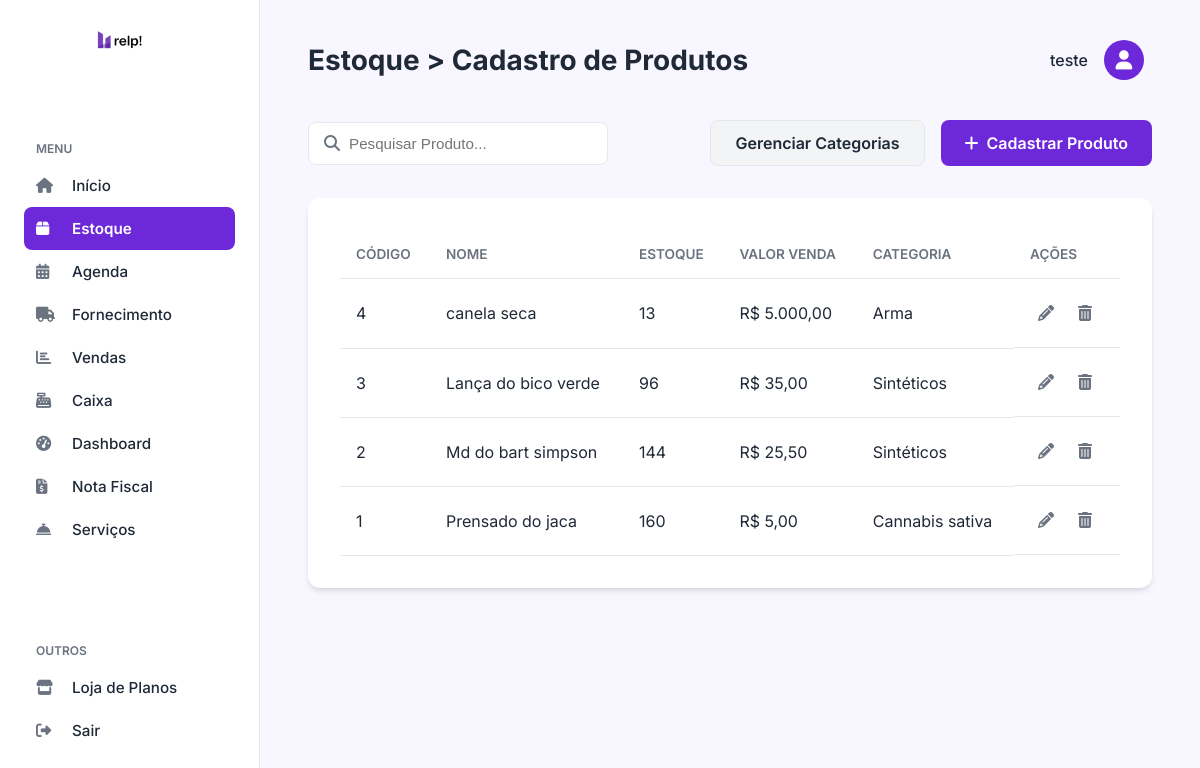
The page /estoque.php (signed in) on the database as committed earlier.
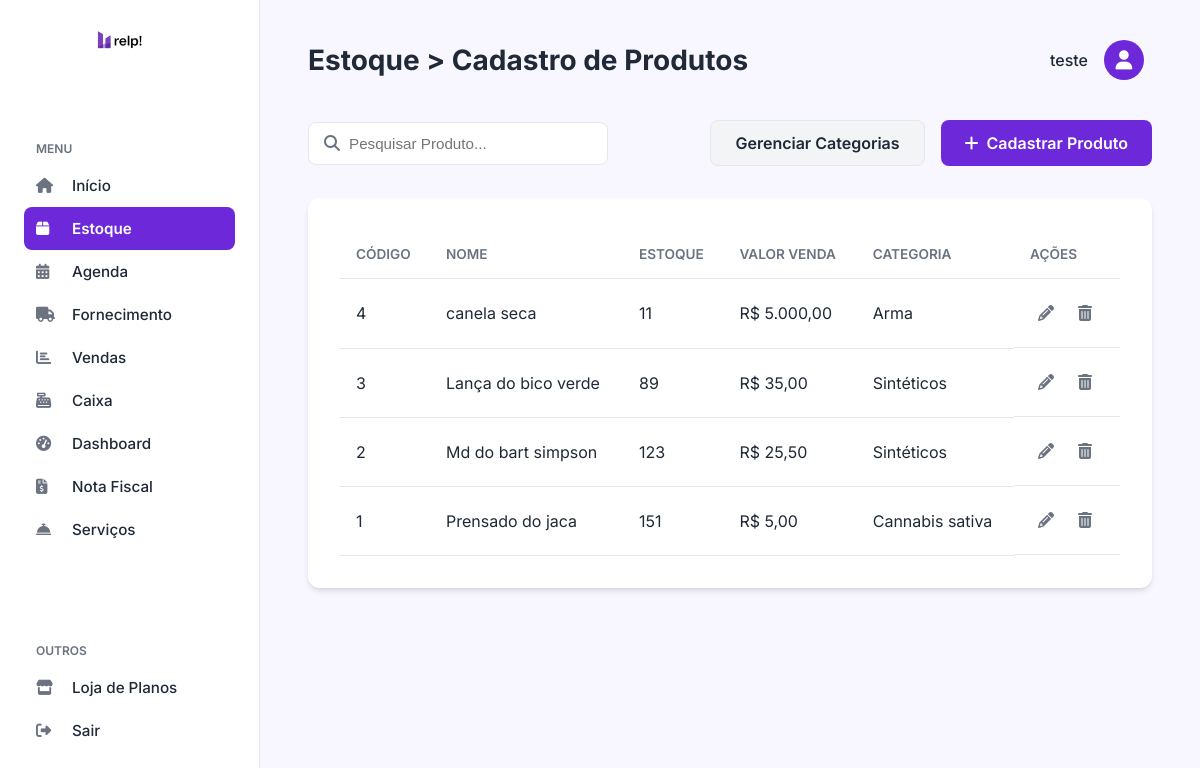
The same page on the database as committed later.
### tables this page shows
CREATE TABLE `produtos` (
  `id` int(11) NOT NULL,
  `codigo_barras` varchar(255) DEFAULT NULL,
  `nome` varchar(255) NOT NULL,
  `especificacao` text DEFAULT NULL,
  `quantidade_estoque` int(11) NOT NULL DEFAULT 0,
  `quantidade_minima` int(11) NOT NULL DEFAULT 5,
  `valor_compra` decimal(10,2) NOT NULL,
  `valor_venda` decimal(10,2) NOT NULL,
  `categoria_id` int(11) DEFAULT NULL,
  `fornecedor_id` int(11) DEFAULT NULL,
  `data_cadastro` timestamp NOT NULL DEFAULT current_timestamp(),
  `status` varchar(20) NOT NULL DEFAULT 'ativo'
);

CREATE TABLE `categorias` (
  `id` int(11) NOT NULL,
  `nome` varchar(100) NOT NULL
);

### estoque.php (the view, shortened to what the changed rows need)
<?php
include_once('config.php');
$produtos = [];
$erro_busca = null;
try {
    $stmt_produtos = $pdo->prepare("SELECT p.*, c.nome as categoria_nome FROM produtos p LEFT JOIN categorias c ON p.categoria_id = c.id WHERE p.status = 'ativo' ORDER BY p.nome ASC");
    $stmt_produtos->execute();
    $produtos = $stmt_produtos->fetchAll(PDO::FETCH_ASSOC);
} catch (PDOException $e) {
    $erro_busca = "Erro ao buscar dados: " . $e->getMessage();
}
?>
<!DOCTYPE html>
<html lang="pt-br">
<head>
    <link rel="stylesheet" href="https://cdnjs.cloudflare.com/ajax/libs/font-awesome/6.4.0/css/all.min.css">
    <link rel="stylesheet" href="css/sistema.css">
    <link rel="stylesheet" href="css/estoque.css">
</head>
<body>
    <main class="main-content">
        <header class="main-header">
            <h2>Estoque > Cadastro de Produtos</h2>
        </header>
        <div class="table-container">
            <table>
                <thead>
                    <tr>
                        <th>Código</th>
                        <th>Nome</th>
                        <th>Estoque</th>
                        <th>Valor Venda</th>
                        <th>Categoria</th>
                        <th>Ações</th>
                    </tr>
                </thead>
                <tbody>
                    <?php if ($erro_busca): ?>
                        <tr>
                            <td colspan="6" class="text-center"><?= htmlspecialchars($erro_busca) ?></td>
                        </tr>
                    <?php elseif (empty($produtos)): ?>
                        <tr>
                            <td colspan="6" class="text-center">Nenhum produto cadastrado ainda.</td>
                        </tr>
                    <?php else: ?>
                        <?php foreach ($produtos as $produto): ?>
                            <tr>
                                <td><?= htmlspecialchars($produto['id']) ?></td>
                                <td><?= htmlspecialchars($produto['nome']) ?></td>
                                <td><?= htmlspecialchars($produto['quantidade_estoque']) ?></td>
                                <td>R$ <?= number_format((float) $produto['valor_venda'], 2, ',', '.') ?></td>
                                <td><?= htmlspecialchars($produto['categoria_nome'] ?? 'N/A') ?></td>
                                <td class="actions">
                                    <a href="produto_formulario.php?id=<?= $produto['id'] ?>" class="btn-action btn-edit">
                                        <i class="fas fa-pencil-alt"></i>
                                    </a>
                                    <a href="excluir_produto.php?id=<?= $produto['id'] ?>" class="btn-action btn-delete">
                                        <i class="fas fa-trash-alt"></i>
                                    </a>
                                </td>
                            </tr>
                        <?php endforeach; ?>
                    <?php endif; ?>
                </tbody>
            </table>
        </div>
    </main>
</body>
</html>

Rows that differ between the two databases and show on the page:
changed produtos "canela seca": quantidade_estoque "13" → "11"
changed produtos "Lança do bico verde": quantidade_estoque "96" → "89"
changed produtos "Md do bart simpson": quantidade_estoque "144" → "123"
changed produtos "Prensado do jaca": quantidade_estoque "160" → "151"
